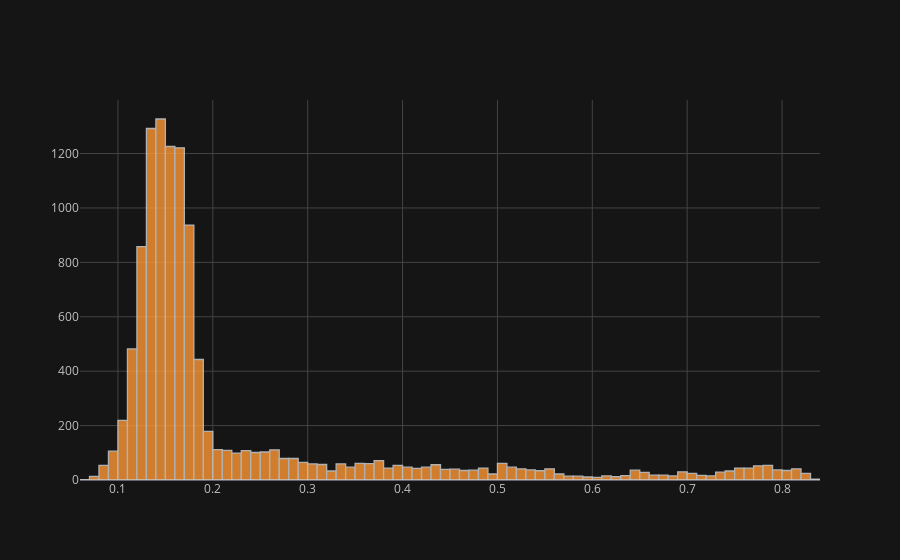

Notebook source saved alongside this figure:
### Code cell
res["proba"].iplot(kind="histogram", theme="solar")

### Figure 1 — Plotly figure (JSON) as saved in the notebook; plotly's stock layout.template omitted (floating-point values rounded to 4 significant figures; data arrays with more than 128 entries replaced by an {"elided": "..."} marker saying what was removed)
{"data": [{"histfunc": "count", "histnorm": "", "marker": {"color": "rgba(255, 153, 51, 1.0)", "line": {"color": "#D9D9D9", "width": 1.3}}, "name": "proba", "opacity": 0.8, "orientation": "v", "type": "histogram", "x": {"elided": "11250 float values"}}], "layout": {"barmode": "overlay", "legend": {"bgcolor": "#151516", "font": {"color": "#D9D9D9"}}, "paper_bgcolor": "#151516", "plot_bgcolor": "#151516", "title": {"font": {"color": "#D9D9D9"}}, "xaxis": {"gridcolor": "#434343", "showgrid": true, "tickfont": {"color": "#C2C2C2"}, "title": {"font": {"color": "#D9D9D9"}, "text": ""}, "zerolinecolor": "#666570"}, "yaxis": {"gridcolor": "#434343", "showgrid": true, "tickfont": {"color": "#C2C2C2"}, "title": {"font": {"color": "#D9D9D9"}, "text": ""}, "zerolinecolor": "#666570"}}}
